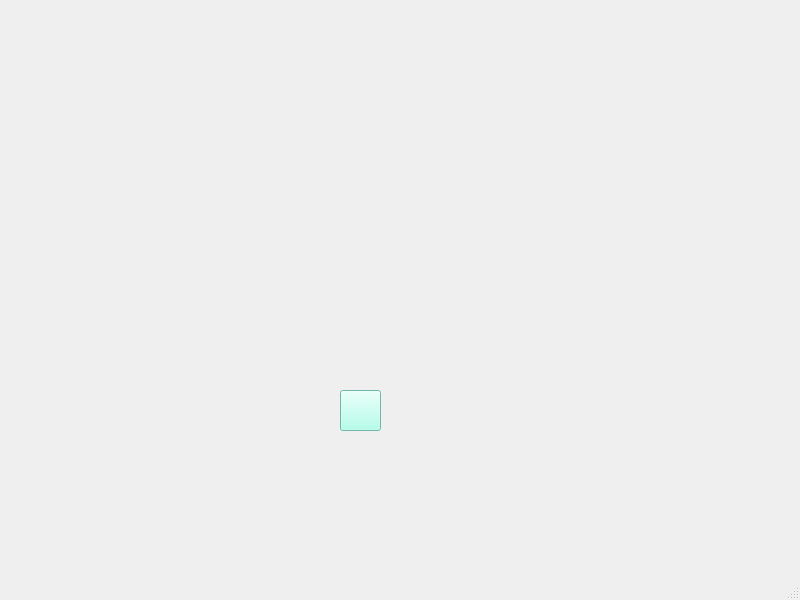
<?xml version="1.0" encoding="UTF-8"?>
<ui version="4.0">
 <class>MainWindow</class>
 <widget class="QMainWindow" name="MainWindow">
  <property name="geometry">
   <rect>
    <x>0</x>
    <y>0</y>
    <width>800</width>
    <height>600</height>
   </rect>
  </property>
  <property name="windowTitle">
   <string>MainWindow</string>
  </property>
  <widget class="QWidget" name="centralwidget">
   <widget class="QPushButton" name="object">
    <property name="geometry">
     <rect>
      <x>340</x>
      <y>390</y>
      <width>41</width>
      <height>41</height>
     </rect>
    </property>
    <property name="tabletTracking">
     <bool>false</bool>
    </property>
    <property name="autoFillBackground">
     <bool>false</bool>
    </property>
    <property name="styleSheet">
     <string notr="true">background-color: rgb(160, 255, 231);
color: rgb(192, 219, 255);</string>
    </property>
    <property name="text">
     <string/>
    </property>
    <property name="icon">
     <iconset>
      <normaloff>../Başlıksız2.png</normaloff>../Başlıksız2.png</iconset>
    </property>
    <property name="iconSize">
     <size>
      <width>64</width>
      <height>64</height>
     </size>
    </property>
   </widget>
   <widget class="QLabel" name="tank">
    <property name="enabled">
     <bool>true</bool>
    </property>
    <property name="geometry">
     <rect>
      <x>400</x>
      <y>360</y>
      <width>61</width>
      <height>41</height>
     </rect>
    </property>
    <property name="autoFillBackground">
     <bool>false</bool>
    </property>
    <property name="text">
     <string/>
    </property>
    <property name="pixmap">
     <pixmap>../Başlıksız2.png</pixmap>
    </property>
    <property name="scaledContents">
     <bool>true</bool>
    </property>
    <property name="wordWrap">
     <bool>true</bool>
    </property>
   </widget>
   <widget class="QLabel" name="target2">
    <property name="geometry">
     <rect>
      <x>350</x>
      <y>80</y>
      <width>71</width>
      <height>51</height>
     </rect>
    </property>
    <property name="text">
     <string/>
    </property>
    <property name="pixmap">
     <pixmap>../best-png-target-11.png</pixmap>
    </property>
    <property name="scaledContents">
     <bool>true</bool>
    </property>
   </widget>
   <widget class="QLabel" name="target3">
    <property name="geometry">
     <rect>
      <x>550</x>
      <y>80</y>
      <width>71</width>
      <height>51</height>
     </rect>
    </property>
    <property name="text">
     <string/>
    </property>
    <property name="pixmap">
     <pixmap>../best-png-target-11.png</pixmap>
    </property>
    <property name="scaledContents">
     <bool>true</bool>
    </property>
   </widget>
   <widget class="QLabel" name="target1">
    <property name="geometry">
     <rect>
      <x>140</x>
      <y>80</y>
      <width>71</width>
      <height>51</height>
     </rect>
    </property>
    <property name="text">
     <string/>
    </property>
    <property name="pixmap">
     <pixmap>../best-png-target-11.png</pixmap>
    </property>
    <property name="scaledContents">
     <bool>true</bool>
    </property>
   </widget>
  </widget>
  <widget class="QMenuBar" name="menubar">
   <property name="geometry">
    <rect>
     <x>0</x>
     <y>0</y>
     <width>800</width>
     <height>22</height>
    </rect>
   </property>
  </widget>
  <widget class="QStatusBar" name="statusbar"/>
 </widget>
 <resources/>
 <connections/>
</ui>
